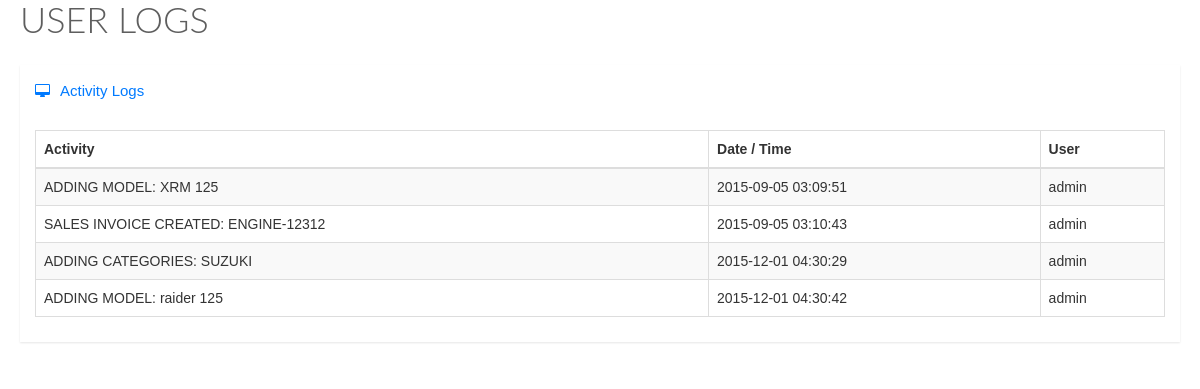
The page /logs.php on the database its author committed.
### tables this page shows
CREATE TABLE IF NOT EXISTS `logs` (
  `activityid` int(11) NOT NULL,
  `activity` text NOT NULL,
  `user_id` varchar(100) NOT NULL,
  `date` timestamp NOT NULL DEFAULT CURRENT_TIMESTAMP ON UPDATE CURRENT_TIMESTAMP
);

### logs.php (the view, shortened to what this page needs)
<link href="stylesheets/bootstrap.min.css" media="all" rel="stylesheet" type="text/css" />
    <link href="stylesheets/font-awesome.min.css" media="all" rel="stylesheet" type="text/css" />
    <link href="stylesheets/datatables.css" media="all" rel="stylesheet" type="text/css" />
    <link href="stylesheets/style.css" media="all" rel="stylesheet" type="text/css" />
    <div class="animated fadeInDown">
        <div class="page-title">
          <h1>
          </h1>
        </div>
        <div class="row">
          <div class="col-lg-12">
            <div class="widget-container fluid-height clearfix">
              <div class="heading">
                <i class="fa fa-desktop"></i>Activity Logs
              </div>
              <div class="widget-content padded clearfix">
                <table class="table table-bordered table-striped" id="dataTable1">
                  <thead>
                    <th>
                      Activity
                    </th>
                    <th class="hidden-xs">
                      Date / Time
                    </th>
                    <th class="hidden-xs">
                      User
                    </th>
                  </thead>
                  <tbody>
                     <?php
                        include 'db/connection.php';
                        $accounts = $dbConn->query("SELECT * FROM logs");
                        while ($getaccounts = $accounts->fetch(PDO::FETCH_ASSOC))
                        {
                        ?>
                          <tr>
                                   <td><?php echo $getaccounts['activity'];?></td>
                                  <td><?php echo $getaccounts['date'];?></td>
                                  <td><?php echo $getaccounts['user_id'];?></td>
                          </tr>
                        <?php
                        }
                        ?>
                  </tbody>
                </table>
              </div>
            </div>
          </div>
        </div></div>

### rows shown on the page
logs: activity "ADDING MODEL: XRM 125", date "2015-09-05 03:09:51", user "admin"
logs: activity "SALES INVOICE CREATED: ENGINE-12312", date "2015-09-05 03:10:43", user "admin"
logs: activity "ADDING CATEGORIES: SUZUKI", date "2015-12-01 04:30:29", user "admin"
logs: activity "ADDING MODEL: raider 125", date "2015-12-01 04:30:42", user "admin"
